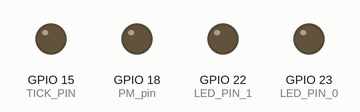
Recording of a sketch running on a simulated ESP32. On the bench: output pins drawn as LEDs (lit = HIGH). WiFi joins after 1.5 s; servers stay silent unless stated; the local clock reads 2024-03-15 10:24:30 at power-on unless the sketch sets it; random numbers use the default seed unless the sketch sets one; what the sketch prints to the serial monitor is not drawn.

Above: at 0.1 s.
At 1.6 s:
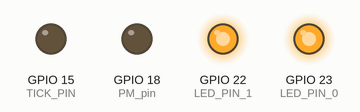
At 11.75 s:
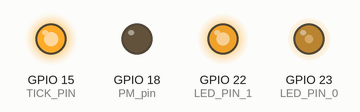
At 50.1 s:
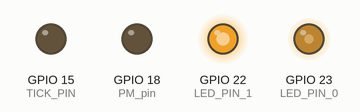
Timing chart, 0 to 51.5 s (numbered marks = the images above):
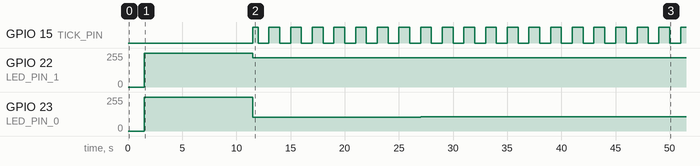

Measured:
- by itself, GPIO 15 (TICK_PIN): repeats every 2.0 s: LOW 1.0 s, HIGH 1.0 s
- by itself, GPIO 22 (LED_PIN_1): 254/255 → 220/255 at 11.5 s
- by itself, GPIO 23 (LED_PIN_0): 254/255 → 104/255 at 11.5 s, → 105/255 0.50 s later, → 106/255 15.0 s later, → 107/255 14.0 s later

The sketch:

ESP32_analogue_clock.ino
```cpp
/*
    Another stupid clock project II, The ESP 32 sequal.
    (c) A.G.Doswell 2021
    NTP referenced ESP32 RTC clock, driving 2 analogue moving coil meters, set up to read hours & minutes in 12 hour format
    See http://www.andydoz.blogspot.com/
    for more information and the circuit diagram.
    Uncomment sections to enable serial output/debugging.
*/
#include <WiFi.h>
#include "time.h"
const char* ssid       = "Your SSID"; // change these details to your wifi details
const char* password   = "Your Pa$$W0rD";
const char* ntpServer = "pool.ntp.org"; // address of NTP server
const long  gmtOffset_sec = 0; // change this to alter the time to your local
const int   daylightOffset_sec = 0;
byte extractDay;
byte extractMonth;
int extractYear;
int extractHour;
int extractMin;
int extractSec;
int displayMin;
int displayHour;
int minsAsSecs;
int hoursAsMins;
unsigned long getNTPTimer = random (720, 1440);
int oldMins;
int oldSecs;
boolean failFlag = true;
boolean PM;
boolean tick;
// use first 2 channels of 16 channels
#define LEDC_CHANNEL_0     0
#define LEDC_CHANNEL_1     1

// use 13 bit precission for LEDC timer
#define LEDC_TIMER_13_BIT  13

// use 5000 Hz as a LEDC base frequency
#define LEDC_BASE_FREQ     5000

// "LED" pins defined to use LEDC for PWM to drive meter movements
#define LED_PIN_0      23
#define LED_PIN_1      22
#define PM_pin         18   //AM/PM pin
#define TICK_PIN       15   // output to relay

void ledcAnalogWrite(uint8_t channel, uint32_t value, uint32_t valueMax = 255) {
  // calculate duty, 8191 from 2 ^ 13 - 1
  uint32_t duty = (8191 / valueMax) * min(value, valueMax);
  // write duty to LEDC
  ledcWrite(channel, duty);
}

void setup() {
  Serial.begin(115200);
  // Setup timer and attach timer to an output pin
  ledcSetup(LEDC_CHANNEL_0, LEDC_BASE_FREQ, LEDC_TIMER_13_BIT);
  ledcAttachPin(LED_PIN_0, LEDC_CHANNEL_0);
  ledcSetup(LEDC_CHANNEL_1, LEDC_BASE_FREQ, LEDC_TIMER_13_BIT);
  ledcAttachPin(LED_PIN_1, LEDC_CHANNEL_1);
  while (failFlag) { //if the time isn't set , set it via NTP
    getNTP ();
    extractLocalTime ();
    oldSecs = extractSec;
  }
  pinMode(PM_pin, OUTPUT);
  pinMode(TICK_PIN, OUTPUT);
  ledcAnalogWrite(0, 255); //set both channels to 255 to allow FSD calibration on meters.
  ledcAnalogWrite(1, 255);
  delay (10000);
}

void getNTP () {
  Serial.printf("Connecting to %s ", ssid);
  WiFi.begin(ssid, password);
  while (WiFi.status() != WL_CONNECTED) {
    delay(500);
    Serial.printf(".");
  }
  Serial.println(" CONNECTED");

  //init and get the time
  configTime(gmtOffset_sec, daylightOffset_sec, ntpServer);
  extractLocalTime();
  oldMins = extractMin;

  //disconnect WiFi as it's no longer needed
  WiFi.disconnect(true);
  WiFi.mode(WIFI_OFF);
}

void printLocalTime() //prints serial debugging info
{
  Serial.printf("Mins to next NTP update:");
  Serial.print(getNTPTimer);
  Serial.printf(" ");
  Serial.print(extractHour);
  Serial.printf(":");
  Serial.print(extractMin);
  Serial.printf(":");
  Serial.print(extractSec);
  Serial.printf(" ");
  Serial.print(extractDay);
  Serial.printf("/");
  Serial.print(extractMonth);
  Serial.printf("/");
  Serial.print(extractYear);
  Serial.printf(" Position Hours:");
  Serial.print(hoursAsMins);
  Serial.printf(" Mins:");
  Serial.print(minsAsSecs);
  Serial.printf(" PWM Hours:");
  Serial.print(displayHour);
  Serial.printf(" Mins:");
  Serial.println(displayMin);
}

void extractLocalTime() {
  struct tm timeinfo;
  if (!getLocalTime(&timeinfo)) { // checks the time is set, if it isn't set a flag.
    Serial.println("Failed to obtain time");
    failFlag = true;
    return;
  }
  extractHour = timeinfo.tm_hour; // extracts the time to variables, so we can manipulate it
  extractMin  = timeinfo.tm_min;
  extractSec  = timeinfo.tm_sec;
  extractDay = timeinfo.tm_mday;
  extractMonth = timeinfo.tm_mon + 1;
  extractYear = timeinfo.tm_year + 1900;
  failFlag = false;
}

void updateClockDisplay () {
  minsAsSecs = extractSec + (extractMin * 60); // this section calulates minutes
  displayMin = map (minsAsSecs, 0, 3599, 0, 255); // and maps them to an 8-bit PWM value
  hoursAsMins = extractMin + (extractHour * 60); // this calculates the hours from the minutes value
  displayHour = map(hoursAsMins, 0, 719, 0, 255); // and maps that to an 8-bit pwm value
  ledcAnalogWrite(0, displayMin); // and writes the values as PWM to the pins
  ledcAnalogWrite(1, displayHour);
}

boolean isBST() // this bit of code blatantly plagarised from http://my-small-projects.blogspot.com/2015/05/arduino-checking-for-british-summer-time.html
{
  int imonth = extractMonth;
  int iday = extractDay;
  int hr = extractHour;
  //January, february, and november are out.
  if (imonth < 3 || imonth > 10) {
    return false;
  }
  //April to September are in
  if (imonth > 3 && imonth < 10) {
    return true;
  }
  // find last sun in mar and oct - quickest way I've found to do it
  // last sunday of march
  int lastMarSunday =  (31 - (5 * extractYear / 4 + 4) % 7);
  //last sunday of october
  int lastOctSunday = (31 - (5 * extractYear / 4 + 1) % 7);
  //In march, we are BST if is the last sunday in the month
  if (imonth == 3) {
    if ( iday > lastMarSunday)
      return true;
    if ( iday < lastMarSunday)
      return false;
    if (hr < 1)
      return false;
    return true;
  }
  //In October we must be before the last sunday to be bst.
  //That means the previous sunday must be before the 1st.
  if (imonth == 10) {
    if ( iday < lastOctSunday)
      return true;
    if ( iday > lastOctSunday)
      return false;
    if (hr >= 1)
      return false;
    return true;
  }
}
void loop() {
  extractLocalTime();
  if (!failFlag) {
    if (isBST()) {
      extractHour ++;
      if (extractHour > 23) {
        extractHour = 0;
      }
    }
    if (extractHour >= 12) {
      digitalWrite(PM_pin, HIGH);
      extractHour -= 12;
    }
    else {
      digitalWrite(PM_pin, LOW);
    }
    if (extractMin != oldMins ) {
      getNTPTimer--;
      oldMins = extractMin;
    }
    if (getNTPTimer <= 0) {
      getNTP();
      getNTPTimer = random(720, 1440);
    }
    updateClockDisplay();

  }
  else {
    getNTP();
  }

  if (oldSecs != extractSec) {
    tick = !tick;
    digitalWrite (TICK_PIN, tick);
    printLocalTime (); //uncomment this to enable serial output & debugging
    oldSecs = extractSec;
  }

}
```
